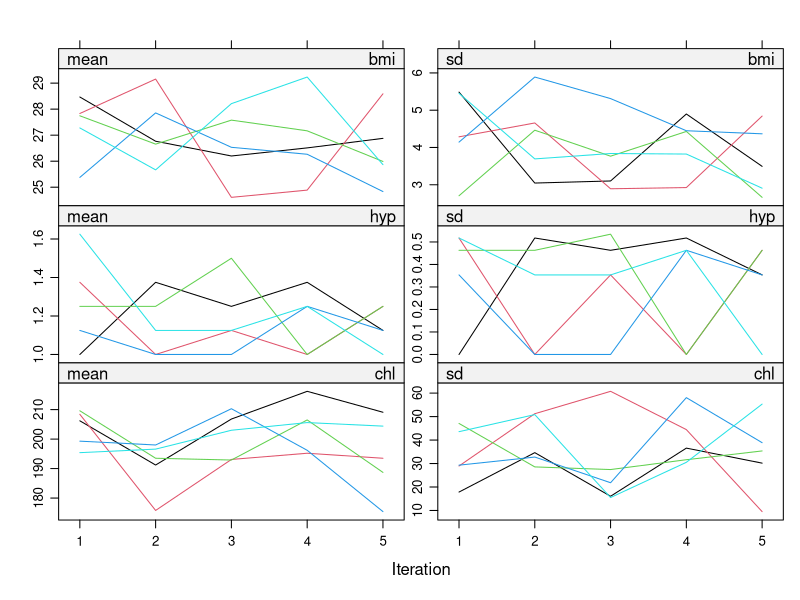
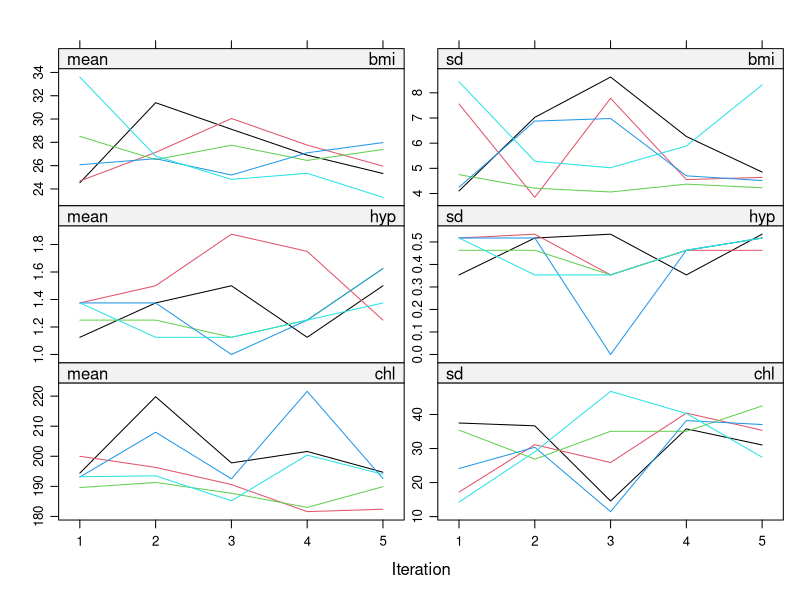
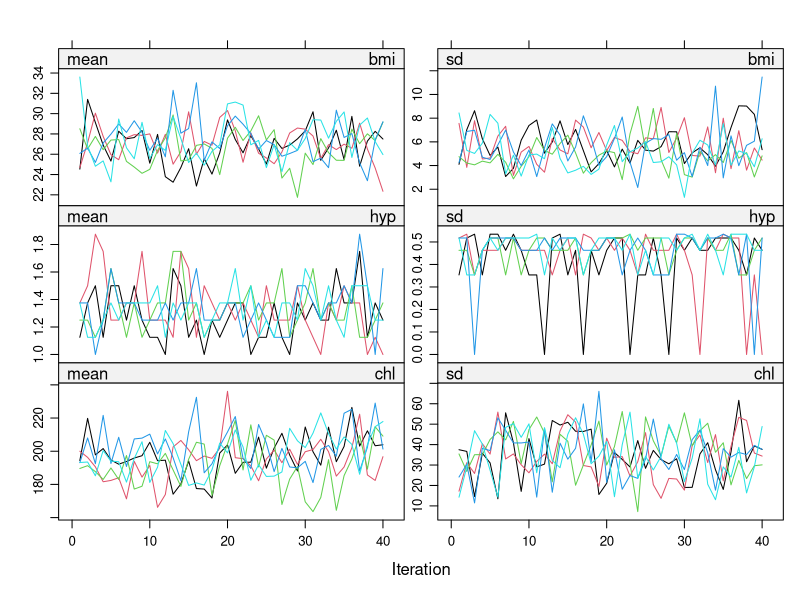
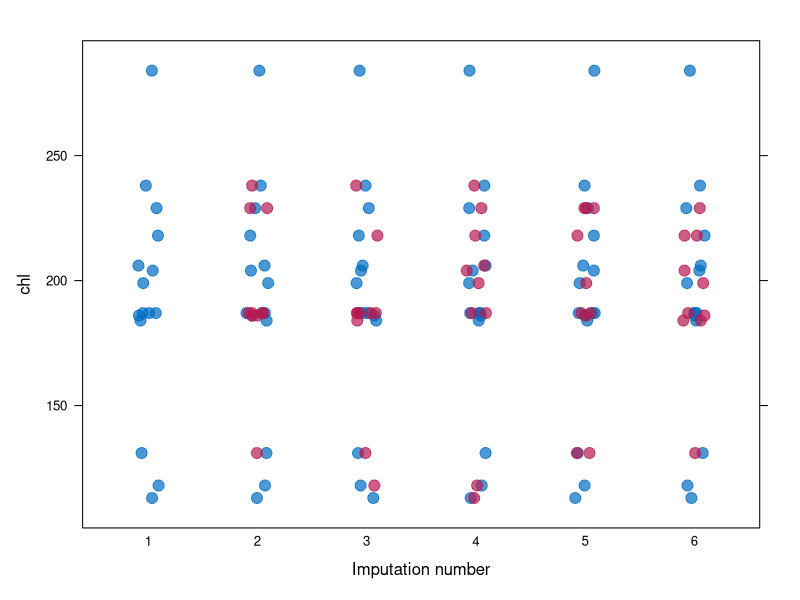
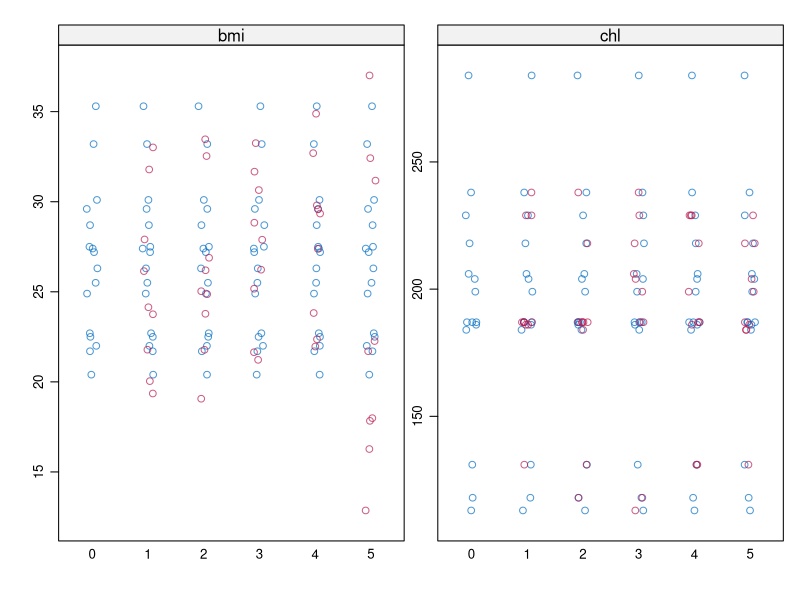

Source code (R) for these figures, in order:
## ---- chunk 1
require(mice)
require(lattice)
set.seed(123)
## ---- chunk 2
imp <- mice(nhanes, m = 3, print = FALSE)
## ---- chunk 3
imp$pred
## ---- chunk 4
ini <- mice(nhanes, maxit = 0, print = FALSE)
pred <- ini$pred
pred
## ---- chunk 5
pred[, "hyp"] <- 0
pred
## ---- chunk 6
imp <- mice(nhanes, pred = pred, print = FALSE)
## ---- chunk 7
ini <- mice(nhanes, pred = quickpred(nhanes, mincor = .3), 
            print = FALSE)
ini$pred
## ---- chunk 8
imp <- mice(nhanes, print = FALSE)
plot(imp)
## ---- chunk 9
imp <- mice(nhanes, seed = 123, print = FALSE)
## ---- chunk 10
imp$meth
## ---- chunk 11
summary(nhanes2)
## ---- chunk 12
str(nhanes2)
## ---- chunk 13
imp <- mice(nhanes2, print = FALSE)
imp$meth
## ---- chunk 14
methods(mice)
## ---- chunk 15
ini <- mice(nhanes2, maxit = 0)
meth <- ini$meth
meth
meth["bmi"] <- "norm"
meth
## ---- chunk 16
imp <- mice(nhanes2, meth = meth, print = FALSE)
## ---- chunk 17
plot(imp)
## ---- chunk 18
imp40 <- mice.mids(imp, maxit = 35, print = FALSE)
plot(imp40)
## ---- chunk 19
stripplot(imp, chl ~ .imp, pch = 20, cex = 2)
## ---- chunk 20
stripplot(imp)
## ---- chunk 21
fit <- with(imp, lm(bmi ~ chl))
fit
## ---- chunk 22
class(fit)
## ---- chunk 23
ls(fit)
## ---- chunk 24
summary(fit$analyses[[2]])
## ---- chunk 25
pool.fit <- pool(fit)
summary(pool.fit)
